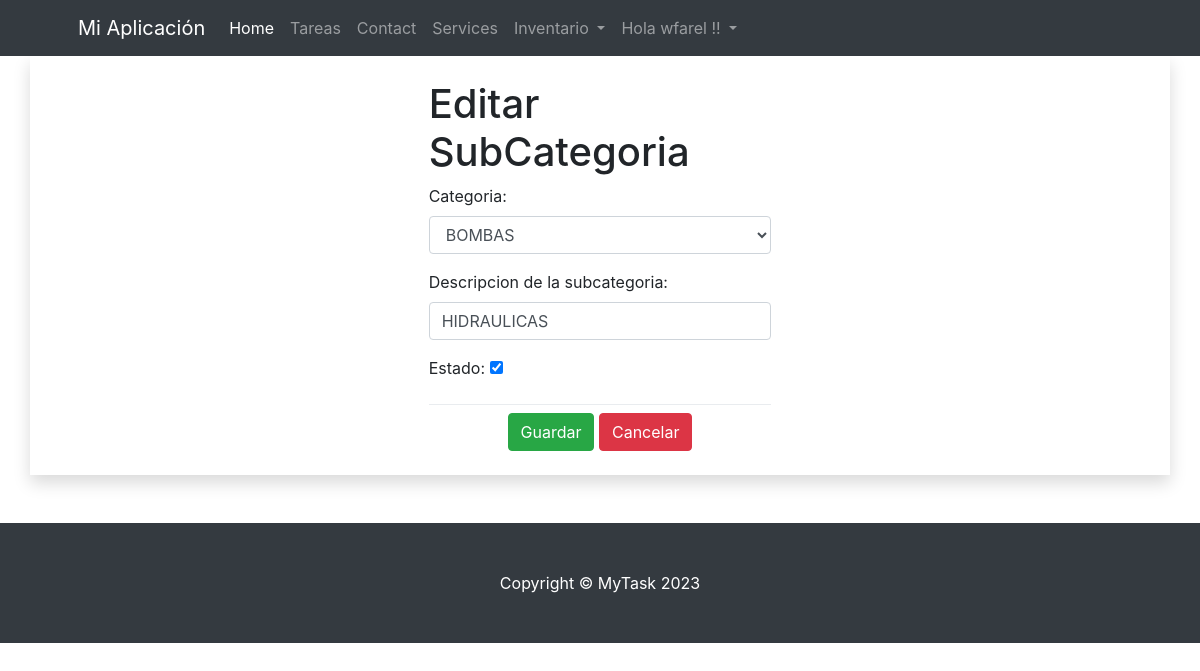
The page /inv/subcategorias/edit/3 (signed in) on the database its author committed.
### inv/models.py (models this page shows, shortened)
class SubCategoria(ClaseModelo):
    categoria = models.ForeignKey(Categoria, on_delete=models.CASCADE)
    descripcion = models.CharField(
        max_length=100,
    )
    class Meta:
        verbose_name_plural = 'Sub Categorias'
        unique_together = ('categoria', 'descripcion')

class Categoria(ClaseModelo):
    descripcion = models.CharField(
        max_length=100,
        unique=True
    )
    def __str__(self):
        return '{}'.format(self.descripcion)
    class Meta:
        verbose_name_plural = 'Categorias'

### inv/views.py (the view, shortened to what this page needs)
# urls.py: path('subcategorias/edit/<int:pk>', SubCategoriaEdit.as_view(), name='subcategoria_edit'),
class SubCategoriaEdit(LoginRequiredMixin, UpdateView):
    model = SubCategoria
    template_name = 'inv/subcategoria_form.html'
    context_object_name = 'obj'
    form_class = SubCategoriaForm
    success_url = reverse_lazy('inv:subcategoria_list')
    login_url = 'bases:login'

### inv/forms.py
class SubCategoriaForm(forms.ModelForm):
    categoria = forms.ModelChoiceField(
        queryset=Categoria.objects.filter(estado=True).order_by('descripcion')
    )
    class Meta:
        model = SubCategoria
        fields = ['categoria', 'descripcion', 'estado']
        labels = {'descripcion':'Descripcion de la subcategoria', 'estado':'Estado'}
        widget = {'descripcion': forms.TextInput}
    def __init__(self, *args, **kwargs):
        super().__init__(*args, **kwargs)
        self.fields['categoria'].widget.attrs['class'] = 'form-control select2'
        self.fields['descripcion'].widget.attrs['class'] = 'form-control'

### inv/templates/inv/subcategoria_form.html (shortened to what this page needs)
{% extends 'bases/base.html' %}
{% load static %}
{% block content %}
<div class="container p-3 col-md-4 col-offset-4">
    {% if not obj %}
    <h1>Crear SubCategoria</h1>
    {% else %}
    <h1>Editar SubCategoria</h1>
    {% endif %}
    <form action="" method="post">
        {{ form.as_p }}
        <div class="dropdown-divider"></div>
        <div class="text-center">
            <input class="btn btn-success" type="submit" value="Guardar">
        <a class="btn btn-danger" href="{% url 'inv:subcategoria_list' %}">Cancelar</a>
        </div>
    </form>
</div>
{% endblock %}

### bases/templates/bases/base.html (shortened to what this page needs)
<!DOCTYPE html>
{% load static %}
<html lang="en">
<head>
    {% load bootstrap4 %}
    {% bootstrap_css %}
</head>
<body>
    {% block navbar %}
    <nav class="navbar navbar-expand-lg navbar-dark bg-dark">
        <div class="container px-5">
            <a class="navbar-brand" href="#!">Mi Aplicación</a>
            <div class="collapse navbar-collapse" id="navbarSupportedContent">
                <ul class="navbar-nav ms-auto mb-2 mb-lg-0">
                    <li class="nav-item"><a class="nav-link active" aria-current="page" href="{% url 'bases:home' %}">Home</a></li>
                    <li class="nav-item"><a class="nav-link" href="{% url 'task:task_list' %}">Tareas</a></li>
                    <li class="nav-item"><a class="nav-link" href="#!">Contact</a></li>
                    <li class="nav-item"><a class="nav-link" href="#!">Services</a></li>
                    <li class="nav-item dropdown">
                        <a class="nav-link dropdown-toggle" href="#" id="navbarDropdown" role="button"
                           data-toggle="dropdown" aria-haspopup="true" aria-expanded="false">
                            Inventario
                        </a>
                    </li>
                    <li class="nav-item dropdown">
                        <a class="nav-link dropdown-toggle" href="#" id="navbarDropdown" role="button"
                           data-toggle="dropdown" aria-haspopup="true" aria-expanded="false">
                           Hola {{ user.username }} !!
                        </a>
                    </li>
                </ul>
            </div>
        </div>
    </nav>
    {% endblock %}
    <div class="container mb-5 p-2 shadow">
        {% block content %}
        {% endblock %}
    </div>
    {% block footer%}
    <footer class="py-5 bg-dark">
        <div class="container px-4 px-lg-5"><p class="m-0 text-center text-white">Copyright &copy; MyTask 2023</p></div>
    </footer>
    {% endblock %}
</body>
</html>

### rows shown on the page
SubCategoria: categoria "BOMBAS", estado "☑"
Categoria: descripcion "HIDRAULICAS"

### other values the page prints
{{ user.username }} "wfarel"
